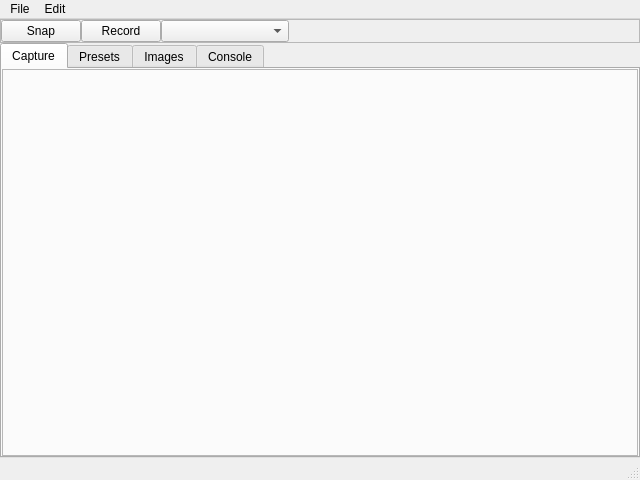
<?xml version="1.0" encoding="UTF-8"?>
<ui version="4.0">
 <class>MainWindow</class>
 <widget class="QMainWindow" name="MainWindow">
  <property name="geometry">
   <rect>
    <x>0</x>
    <y>0</y>
    <width>640</width>
    <height>480</height>
   </rect>
  </property>
  <property name="sizePolicy">
   <sizepolicy hsizetype="Preferred" vsizetype="Preferred">
    <horstretch>0</horstretch>
    <verstretch>0</verstretch>
   </sizepolicy>
  </property>
  <property name="windowTitle">
   <string>MainWindow</string>
  </property>
  <widget class="QWidget" name="centralwidget">
   <layout class="QVBoxLayout" name="verticalLayout">
    <property name="spacing">
     <number>0</number>
    </property>
    <property name="leftMargin">
     <number>0</number>
    </property>
    <property name="topMargin">
     <number>0</number>
    </property>
    <property name="rightMargin">
     <number>0</number>
    </property>
    <property name="bottomMargin">
     <number>0</number>
    </property>
    <item>
     <widget class="QFrame" name="frame_2">
      <property name="sizePolicy">
       <sizepolicy hsizetype="Expanding" vsizetype="Minimum">
        <horstretch>0</horstretch>
        <verstretch>0</verstretch>
       </sizepolicy>
      </property>
      <property name="minimumSize">
       <size>
        <width>0</width>
        <height>0</height>
       </size>
      </property>
      <property name="frameShape">
       <enum>QFrame::StyledPanel</enum>
      </property>
      <property name="frameShadow">
       <enum>QFrame::Plain</enum>
      </property>
      <layout class="QHBoxLayout" name="horizontalLayout">
       <property name="spacing">
        <number>0</number>
       </property>
       <property name="leftMargin">
        <number>0</number>
       </property>
       <property name="topMargin">
        <number>0</number>
       </property>
       <property name="rightMargin">
        <number>0</number>
       </property>
       <property name="bottomMargin">
        <number>0</number>
       </property>
       <item>
        <widget class="QPushButton" name="snapButton">
         <property name="sizePolicy">
          <sizepolicy hsizetype="Minimum" vsizetype="Minimum">
           <horstretch>0</horstretch>
           <verstretch>0</verstretch>
          </sizepolicy>
         </property>
         <property name="minimumSize">
          <size>
           <width>48</width>
           <height>0</height>
          </size>
         </property>
         <property name="maximumSize">
          <size>
           <width>16777215</width>
           <height>16777215</height>
          </size>
         </property>
         <property name="toolTip">
          <string>Screenshot</string>
         </property>
         <property name="text">
          <string>Snap</string>
         </property>
         <property name="checkable">
          <bool>false</bool>
         </property>
         <property name="flat">
          <bool>false</bool>
         </property>
        </widget>
       </item>
       <item>
        <widget class="QPushButton" name="recordButton">
         <property name="sizePolicy">
          <sizepolicy hsizetype="Minimum" vsizetype="Minimum">
           <horstretch>0</horstretch>
           <verstretch>0</verstretch>
          </sizepolicy>
         </property>
         <property name="minimumSize">
          <size>
           <width>48</width>
           <height>0</height>
          </size>
         </property>
         <property name="maximumSize">
          <size>
           <width>16777215</width>
           <height>16777215</height>
          </size>
         </property>
         <property name="text">
          <string>Record</string>
         </property>
        </widget>
       </item>
       <item>
        <widget class="QComboBox" name="presetsComboBox">
         <property name="sizePolicy">
          <sizepolicy hsizetype="Expanding" vsizetype="Minimum">
           <horstretch>0</horstretch>
           <verstretch>0</verstretch>
          </sizepolicy>
         </property>
         <property name="minimumSize">
          <size>
           <width>0</width>
           <height>0</height>
          </size>
         </property>
         <property name="maximumSize">
          <size>
           <width>128</width>
           <height>16777215</height>
          </size>
         </property>
         <property name="frame">
          <bool>true</bool>
         </property>
        </widget>
       </item>
       <item>
        <spacer name="horizontalSpacer">
         <property name="orientation">
          <enum>Qt::Horizontal</enum>
         </property>
         <property name="sizeType">
          <enum>QSizePolicy::Expanding</enum>
         </property>
         <property name="sizeHint" stdset="0">
          <size>
           <width>40</width>
           <height>20</height>
          </size>
         </property>
        </spacer>
       </item>
       <item>
        <widget class="QPushButton" name="toggleVisibility">
         <property name="sizePolicy">
          <sizepolicy hsizetype="Fixed" vsizetype="Fixed">
           <horstretch>0</horstretch>
           <verstretch>0</verstretch>
          </sizepolicy>
         </property>
         <property name="minimumSize">
          <size>
           <width>0</width>
           <height>0</height>
          </size>
         </property>
         <property name="maximumSize">
          <size>
           <width>24</width>
           <height>16777215</height>
          </size>
         </property>
         <property name="text">
          <string/>
         </property>
         <property name="icon">
          <iconset resource="resources.qrc">
           <normaloff>:/resources_root/icons/ph--eye-slash-light.svg</normaloff>
           <normalon>:/resources_root/icons/ph--eye-light.svg</normalon>:/resources_root/icons/ph--eye-slash-light.svg</iconset>
         </property>
         <property name="checkable">
          <bool>true</bool>
         </property>
         <property name="flat">
          <bool>true</bool>
         </property>
        </widget>
       </item>
       <item>
        <widget class="QPushButton" name="toggleOnTop">
         <property name="maximumSize">
          <size>
           <width>24</width>
           <height>16777215</height>
          </size>
         </property>
         <property name="text">
          <string/>
         </property>
         <property name="icon">
          <iconset resource="resources.qrc">
           <normaloff>:/resources_root/icons/ph--push-pin-slash-light.svg</normaloff>
           <normalon>:/resources_root/icons/ph--push-pin-light.svg</normalon>:/resources_root/icons/ph--push-pin-slash-light.svg</iconset>
         </property>
         <property name="checkable">
          <bool>true</bool>
         </property>
         <property name="flat">
          <bool>true</bool>
         </property>
        </widget>
       </item>
      </layout>
     </widget>
    </item>
    <item>
     <widget class="QTabWidget" name="tabWidget">
      <property name="enabled">
       <bool>true</bool>
      </property>
      <property name="tabPosition">
       <enum>QTabWidget::North</enum>
      </property>
      <property name="tabShape">
       <enum>QTabWidget::Rounded</enum>
      </property>
      <property name="currentIndex">
       <number>0</number>
      </property>
      <property name="tabBarAutoHide">
       <bool>false</bool>
      </property>
      <widget class="QWidget" name="captureTab">
       <attribute name="title">
        <string>Capture</string>
       </attribute>
       <layout class="QHBoxLayout" name="horizontalLayout_2">
        <property name="spacing">
         <number>0</number>
        </property>
        <property name="leftMargin">
         <number>0</number>
        </property>
        <property name="topMargin">
         <number>0</number>
        </property>
        <property name="rightMargin">
         <number>0</number>
        </property>
        <property name="bottomMargin">
         <number>0</number>
        </property>
        <item>
         <widget class="QSplitter" name="splitter">
          <property name="frameShape">
           <enum>QFrame::StyledPanel</enum>
          </property>
          <property name="orientation">
           <enum>Qt::Horizontal</enum>
          </property>
          <property name="opaqueResize">
           <bool>true</bool>
          </property>
         </widget>
        </item>
       </layout>
      </widget>
      <widget class="QWidget" name="presetsTab">
       <attribute name="title">
        <string>Presets</string>
       </attribute>
       <layout class="QHBoxLayout" name="horizontalLayout_4">
        <property name="spacing">
         <number>0</number>
        </property>
        <property name="leftMargin">
         <number>0</number>
        </property>
        <property name="topMargin">
         <number>0</number>
        </property>
        <property name="rightMargin">
         <number>0</number>
        </property>
        <property name="bottomMargin">
         <number>0</number>
        </property>
        <item>
         <widget class="QFrame" name="presetsTabItems">
          <property name="maximumSize">
           <size>
            <width>180</width>
            <height>16777215</height>
           </size>
          </property>
          <property name="frameShape">
           <enum>QFrame::StyledPanel</enum>
          </property>
          <property name="frameShadow">
           <enum>QFrame::Plain</enum>
          </property>
          <layout class="QVBoxLayout" name="verticalLayout_2">
           <property name="spacing">
            <number>0</number>
           </property>
           <property name="leftMargin">
            <number>0</number>
           </property>
           <property name="topMargin">
            <number>0</number>
           </property>
           <property name="rightMargin">
            <number>0</number>
           </property>
           <property name="bottomMargin">
            <number>0</number>
           </property>
           <item>
            <layout class="QHBoxLayout" name="presetHBox">
             <property name="spacing">
              <number>0</number>
             </property>
             <item>
              <widget class="QLineEdit" name="presetSearchItem">
               <property name="inputMask">
                <string/>
               </property>
               <property name="text">
                <string/>
               </property>
               <property name="frame">
                <bool>true</bool>
               </property>
               <property name="placeholderText">
                <string>Search</string>
               </property>
               <property name="clearButtonEnabled">
                <bool>false</bool>
               </property>
              </widget>
             </item>
             <item>
              <widget class="QPushButton" name="presetAddItem">
               <property name="maximumSize">
                <size>
                 <width>16777215</width>
                 <height>16777215</height>
                </size>
               </property>
               <property name="text">
                <string/>
               </property>
               <property name="icon">
                <iconset resource="resources.qrc">
                 <normaloff>:/resources_root/icons/ph--plus.svg</normaloff>:/resources_root/icons/ph--plus.svg</iconset>
               </property>
               <property name="flat">
                <bool>false</bool>
               </property>
              </widget>
             </item>
            </layout>
           </item>
           <item>
            <widget class="QListWidget" name="presetListWidget"/>
           </item>
          </layout>
         </widget>
        </item>
        <item>
         <widget class="QFrame" name="presetTabProps">
          <property name="frameShape">
           <enum>QFrame::StyledPanel</enum>
          </property>
          <property name="frameShadow">
           <enum>QFrame::Plain</enum>
          </property>
         </widget>
        </item>
       </layout>
      </widget>
      <widget class="QWidget" name="imageTab">
       <attribute name="title">
        <string>Images</string>
       </attribute>
       <layout class="QHBoxLayout" name="horizontalLayout_5">
        <item>
         <widget class="QLabel" name="label">
          <property name="text">
           <string>This feature may be added soon!
It simply serves as a way to check your current captured screenshots easier instead of waiting for explorer.exe to recache everything 

:3</string>
          </property>
          <property name="alignment">
           <set>Qt::AlignCenter</set>
          </property>
          <property name="wordWrap">
           <bool>true</bool>
          </property>
         </widget>
        </item>
       </layout>
      </widget>
      <widget class="QWidget" name="consoleTab">
       <attribute name="title">
        <string>Console</string>
       </attribute>
       <layout class="QHBoxLayout" name="horizontalLayout_3">
        <property name="spacing">
         <number>0</number>
        </property>
        <property name="leftMargin">
         <number>0</number>
        </property>
        <property name="topMargin">
         <number>0</number>
        </property>
        <property name="rightMargin">
         <number>0</number>
        </property>
        <property name="bottomMargin">
         <number>0</number>
        </property>
       </layout>
      </widget>
     </widget>
    </item>
   </layout>
  </widget>
  <widget class="QMenuBar" name="menubar">
   <property name="geometry">
    <rect>
     <x>0</x>
     <y>0</y>
     <width>640</width>
     <height>17</height>
    </rect>
   </property>
   <widget class="QMenu" name="menuFile">
    <property name="title">
     <string>File</string>
    </property>
    <addaction name="actionNew_Snap"/>
    <addaction name="actionNew_Region"/>
   </widget>
   <widget class="QMenu" name="menuEdit">
    <property name="title">
     <string>Edit</string>
    </property>
    <addaction name="actionPreferences"/>
   </widget>
   <addaction name="menuFile"/>
   <addaction name="menuEdit"/>
  </widget>
  <widget class="QStatusBar" name="statusbar"/>
  <action name="actionNew_Snap">
   <property name="text">
    <string>New Snap</string>
   </property>
  </action>
  <action name="actionNew_Region">
   <property name="text">
    <string>New Region</string>
   </property>
  </action>
  <action name="actionPreferences">
   <property name="text">
    <string>Preferences</string>
   </property>
  </action>
 </widget>
 <resources>
  <include location="resources.qrc"/>
 </resources>
 <connections/>
</ui>
